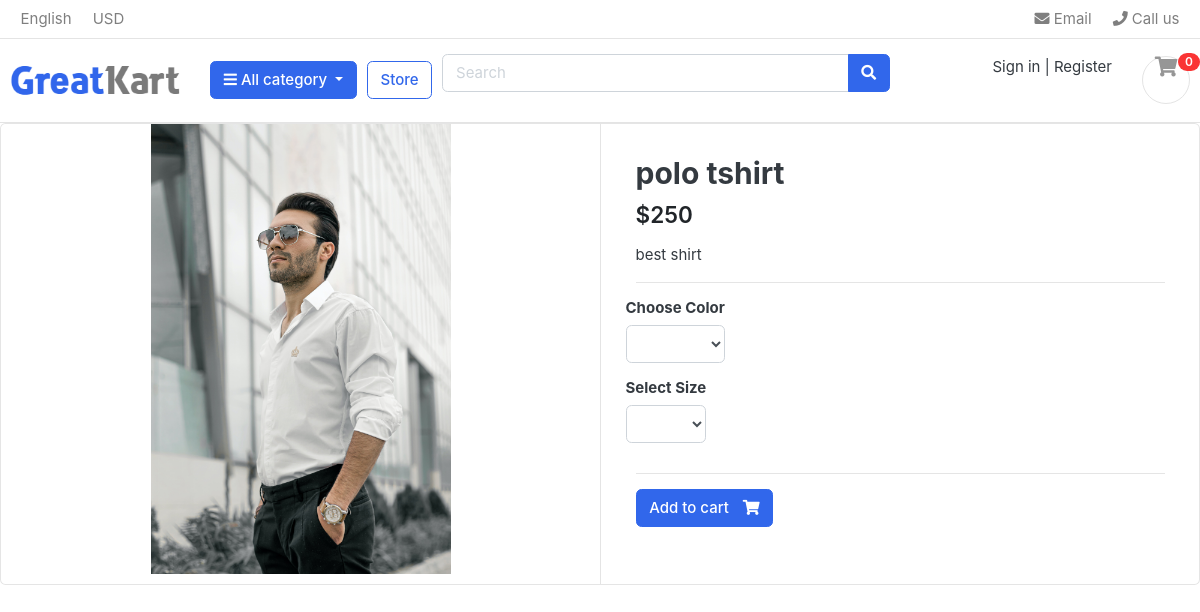
The app's page /product_detail/1, older data.
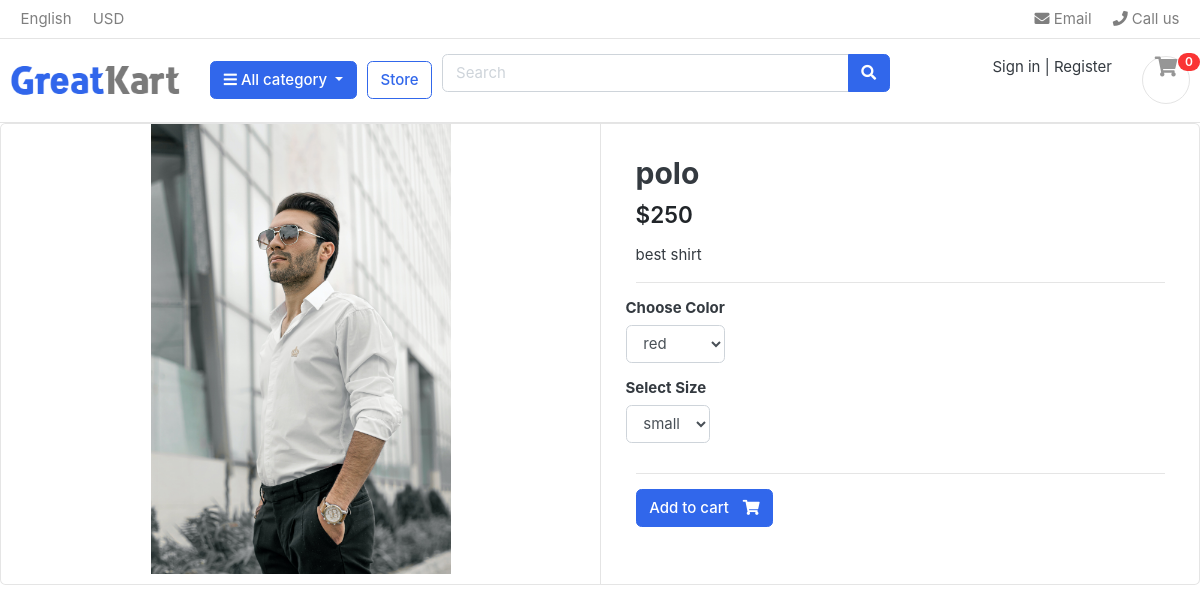
The same page, newer data.
### pro/models.py (models this page shows, shortened)
class Product(models.Model):
    product_name  = models.CharField(max_length=200)
    slug  = models.SlugField()
    description  = models.TextField(max_length=200, blank=True, null=True)
    price  = models.IntegerField()
    images  = models.ImageField(upload_to='products')
    stock  = models.IntegerField()
    is_avaliabel = models.BooleanField(default=True)
    category=  models.ForeignKey(Category, related_name='category_product', on_delete=models.CASCADE)
    created_date = models.DateTimeField(auto_now_add=True)
    modified_data = models.DateTimeField(auto_now=True)

### core/views.py (the view)
# urls.py: path("product_detail/<slug:slug>", prduct_detail, name="prduct_detail" ),
def prduct_detail(request, slug):
    product = Product.objects.get(id=slug)
    size = product.product_variation.all().filter(variation_category='size')
    color = product.product_variation.all().filter(variation_category='color')
    is_exist=  CartItem.objects.filter(product=product).exists()
    return render(request, 'core/product_detail.html', {
        'product': product,'is_exist': is_exist,
        'color':color ,
        'size':size
         })

### accounts/context_processor.py (called while the page is built)
def menu_linkes(request):
    user= auth.get_user(request)
    print(user)
    return dict(user=user)

### cart/context_processor.py (called while the page is built)
def menu_linkess(request):
    cart_count = 0
    try:
        cart = Cart.objects.filter(cart_id=_card_id(request))
        cart_items = CartItem.objects.all().filter(cart=cart[:1])
        for item in cart_items:
            cart_count += item.quantity
    except Cart.DoesNotExist:
        cart_count = 0
    return dict(cart_count=cart_count)

### cart/views.py (called while the page is built)
def _card_id(request):
    cart = request.session.session_key
    if not cart:
        cart = request.session.create()
    return cart

### core/context_proccessor.py (called while the page is built)
def menu_links(request):
    linkes = Category.objects.all()
    return dict(linkes=linkes)

### core/templates/core/product_detail.html (shortened to what this page needs)
{% extends 'core/base.html' %}
{% load static %}
{% block content %}
<div class="card">
	<div class="row no-gutters">
		<aside class="col-md-6">
<article class="gallery-wrap">
	<div class="img-big-wrap">
	   <a href="#"><img src="{{ product.images.url }}"></a>
	</div>
</article>
		</aside>
		<main class="col-md-6 border-left">
			<form method="POST" action="{% url 'addtocart' product.id %}">
<article class="content-body">
<h2 class="title">{{product.product_name}}</h2>
<div class="mb-3">
	<var class="price h4">${{product.price}}</var>
</div>
<p>{{product.description}}</p>
<hr>
	<div class="row">
		<div class="item-option-select">
			<h6>Choose Color</h6>
			<select name="color" class="form-control" >
				{% for i in color %}
				<option value="{{i.variation_value}}">{{i.variation_value}}</option>
				{% endfor %}
			</select>
		</div>
	</div>
	<div class="row">
		<div class="item-option-select">
			<h6>Select Size</h6>
			<select name="size" class="form-control"  >
				{% for i in size %}
				<option value="{{i.variation_value}}">{{i.variation_value}}</option>
				{% endfor %}
			</select>
		</div>
	</div>
	<hr>
    {% if product.stock <= 0 %}
    <p class="text-danger" > Out Of Stock </p>
    {%  else %}
	<button class="btn  btn-primary"> <span class="text">Add to cart</span> <i class="fas fa-shopping-cart"></i>  </button>
{% endif %}
</article>
</form>
		</main>
	</div>
</div>
{% endblock %}

Row changes from the older to the newer data that the page shows:
changed Product "best shirt": product_name "polo tshirt" → "polo"
Text that changed along with them:
form field color: (not shown) → "red"
form field size: (not shown) → "small"
